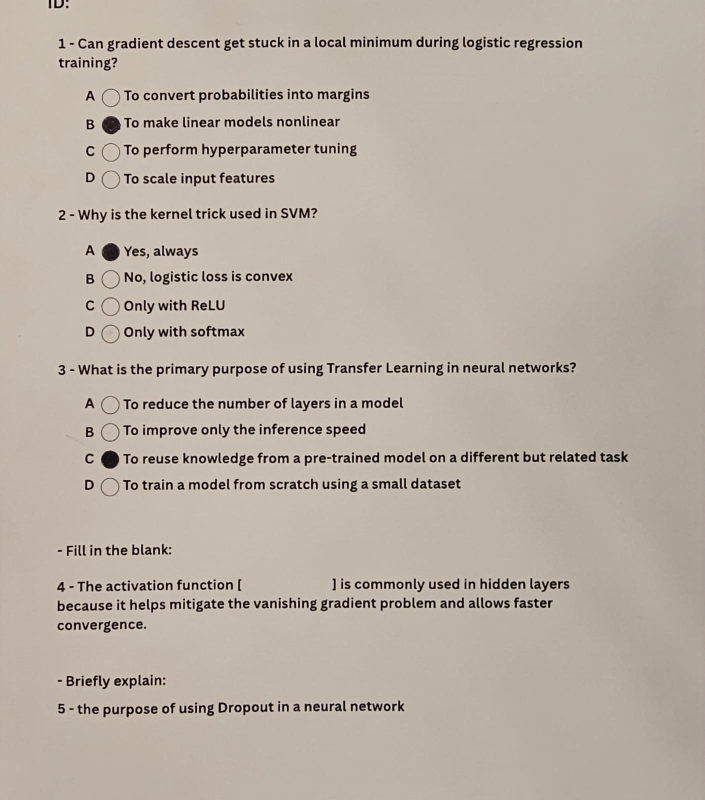
#> input picture exameye.client/content/image8.JPG, 1409 x 1600 px, found by its file name (shown at 1/2 size)
$ jupyter execute MCQ_Grading.ipynb
#> lines starting #> are read from the running program, lines starting #| are printed output that depends on the picture; after the words box and inside, x2 and y2 are one past the last pixel; in counts of white or black regions, pixels touching at a corner belong together
[cell 1]
import matplotlib.pyplot as plt

[cell 2]
# !brew install tesseract

[cell 3]
# [150 lines of commented-out code are left out]

[cell 4]
import cv2
import numpy as np
import matplotlib.pyplot as plt
from collections import defaultdict
import math

# =========================================
# 1. PARAMETERS
# =========================================
IMG_PATH       = "../content/image8.jpg"
NUM_QUESTIONS  = 3
CHOICES_PER_Q  = 4
ANSWER_KEY     = {1:["A"], 2:["A"], 3:["C"]}
FILL_RATIO_MIN = 0.5   # >50% fill to count

# =========================================
# 2. LOAD & RESIZE
# =========================================
orig    = cv2.imread(IMG_PATH)
#> orig is the input picture: shape (1600, 1409, 3); mean B, G, R 163.4, 174.6, 185.1
assert orig is not None, "Image not found."
resized = cv2.resize(orig, (800, int(orig.shape[0]*800/orig.shape[1])))
gray    = cv2.cvtColor(resized, cv2.COLOR_BGR2GRAY)

# =========================================
# 3. THRESHOLD FOR FILL DETECTION
# =========================================
blur   = cv2.GaussianBlur(gray, (7,7), 0)
thresh = cv2.adaptiveThreshold(
    blur, 255,
    cv2.ADAPTIVE_THRESH_GAUSSIAN_C,
    cv2.THRESH_BINARY_INV,
    11, 2
)
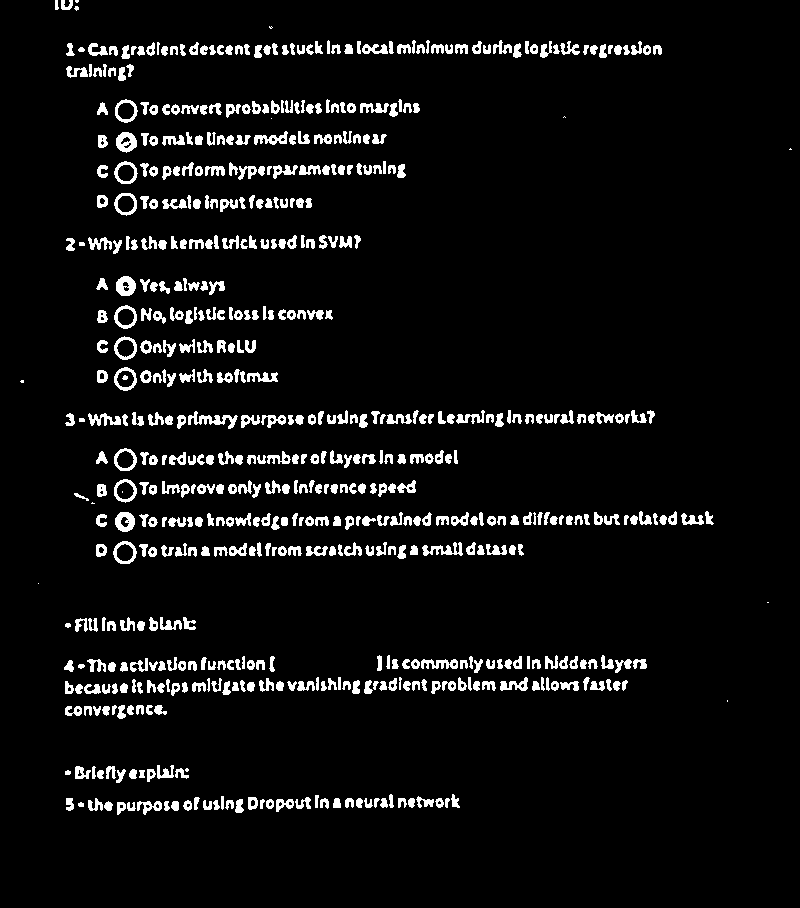
#> thresh: shape (908, 800); 6.1% white; 607 white regions (13 under 20 px)

# =========================================
# 4. FIND BUBBLE CANDIDATES (STRICT RADIUS)
# =========================================
cnts, _    = cv2.findContours(thresh, cv2.RETR_EXTERNAL, cv2.CHAIN_APPROX_SIMPLE)
#> cnts = 605 contours, 26 with area under 20; largest, box (x1, y1, x2, y2) and area: (113, 541, 137, 564) 395, (114, 336, 137, 360) 392, (114, 479, 137, 503) 391, (114, 367, 137, 391) 389, (114, 305, 137, 329) 389
candidates = []
for c in cnts:
    area = cv2.contourArea(c)
    if not (200 < area < 5000):
        continue
    (x,y), r = cv2.minEnclosingCircle(c)
    # <<< TIGHTER RADIUS FILTER >>>
    if not (8 < r < 15):
        continue
    candidates.append((int(x), int(y), int(r)))
#> this loop made 605 passes
#> area on passes 1, 2, 4: 34.5, 70.5, 53.5
#> after the loop, candidates = [(124, 552, 11), (124, 521, 10), (124, 490, 11), (125, 459, 11), (125, 378, 11), (125, 347, 11), (125, 316, 11), (125, 285, 10), (125, 203, 11), (125, 172, 11), (126, 142, 10), (125, 110, 11)]

print(f"🟢 Candidate bubbles found: {len(candidates)}")
#| 🟢 Candidate bubbles found: 12

# debug: draw candidates
dbg = resized.copy()
for x,y,r in candidates:
    cv2.circle(dbg, (x,y), r, (255,0,0), 2)
#> this loop made 12 passes
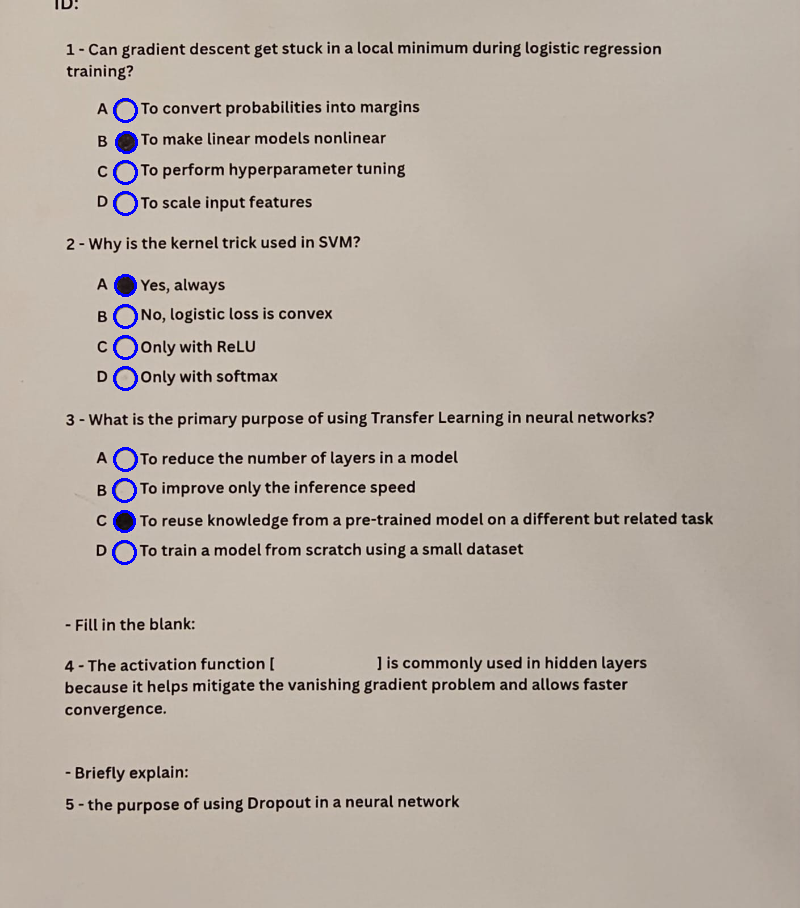
#> dbg: shape (908, 800, 3); mean B, G, R 163.8, 174.1, 184.5
plt.figure(figsize=(4,4))
plt.imshow(cv2.cvtColor(dbg,cv2.COLOR_BGR2RGB))
plt.title("All Candidate Bubbles (Strict Radius)"); plt.axis("off")

# =========================================
# 5. FILTER TO ONLY FILLED CIRCLES
# =========================================
filled = []
for idx,(x,y,r) in enumerate(candidates, start=1):
    mask      = np.zeros_like(gray)
    cv2.circle(mask, (x,y), r, 255, -1)
    filled_px = cv2.countNonZero(cv2.bitwise_and(thresh, thresh, mask=mask))
    circle_area = math.pi * (r**2)
    ratio     = filled_px / circle_area
    print(f"Circle#{idx} @({x},{y}) r={r}: ratio={ratio:.2f}")
    if ratio > FILL_RATIO_MIN:
        filled.append((x,y,r))
#> this loop made 12 passes
#> (x, y, r, filled_px, circle_area, ratio) on passes 1 to 8: (124, 552, 11, 162, 380.1, 0.426), (124, 521, 10, 257, 314.2, 0.818), (124, 490, 11, 159, 380.1, 0.418), (125, 459, 11, 164, 380.1, 0.431), (125, 378, 11, 185, 380.1, 0.487), (125, 347, 11, 160, 380.1, 0.421), (125, 316, 11, 167, 380.1, 0.439), (125, 285, 10, 267, 314.2, 0.85)
#> (printed output is left out)
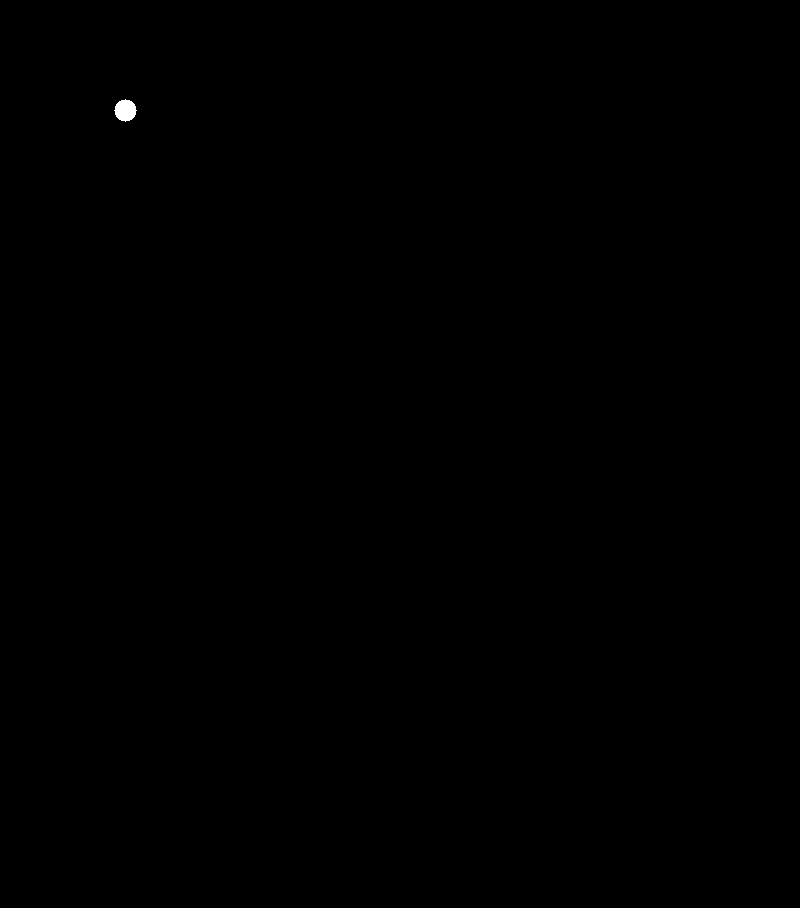
#> mask: shape (908, 800); 0.05% white; 1 white region, box (x1, y1, x2, y2) and area: (114, 99, 137, 122) 377
#> after the loop, filled = [(124, 521, 10), (125, 285, 10), (126, 142, 10)]

print(f"✅ Filled circles retained: {len(filled)}")
#| ✅ Filled circles retained: 3

# debug: draw only filled
dbg2 = resized.copy()
for x,y,r in filled:
    cv2.circle(dbg2, (x,y), r, (0,255,0), 2)
#> this loop made 3 passes
#> y on passes 1 to 3: 521, 285, 142
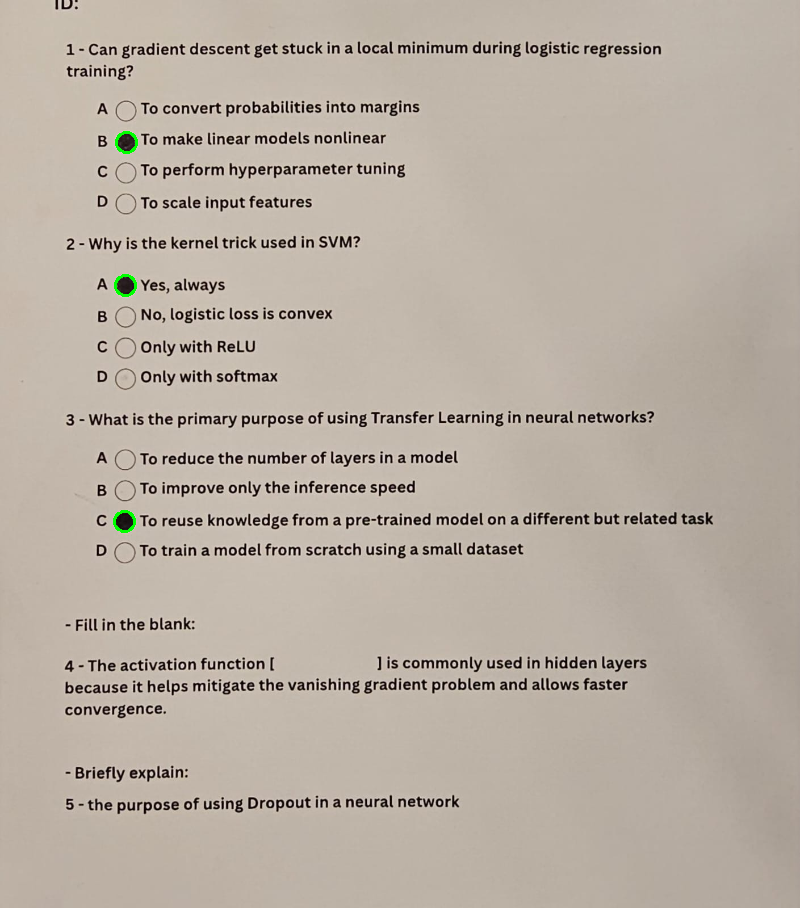
#> dbg2: shape (908, 800, 3); mean B, G, R 163.3, 174.7, 184.9
plt.figure(figsize=(4,4))
plt.imshow(cv2.cvtColor(dbg2,cv2.COLOR_BGR2RGB))
plt.title("Filled-in Bubbles"); plt.axis("off")

# =========================================
# 6. SORT FILLED CIRLCES INTO QUESTIONS
# =========================================
assert len(filled) >= NUM_QUESTIONS, f"Expected ≥{NUM_QUESTIONS}, got {len(filled)}"
filled.sort(key=lambda t: t[1])   # top→bottom
filled = filled[:NUM_QUESTIONS]
#> filled = [(126, 142, 10), (125, 285, 10), (124, 521, 10)]

# =========================================
# 7. ASSIGN LETTER BY COUNTING UNFILLED ABOVE
# =========================================
# rebuild row groups from candidates
groups = defaultdict(list)
for x,y,r in candidates:
    row = min(range(len(filled)), key=lambda i: abs(filled[i][1]-y))
    groups[row].append((x,y,r))
#> this loop made 12 passes
#> (x, y, r, row) on passes 1 to 8: (124, 552, 11, 2), (124, 521, 10, 2), (124, 490, 11, 2), (125, 459, 11, 2), (125, 378, 11, 1), (125, 347, 11, 1), (125, 316, 11, 1), (125, 285, 10, 1)

student_answers = {}
for qi, (fx,fy,fr) in enumerate(filled, start=1):
    row = groups[qi-1]
    # count unfilled bubble _candidates_ above the filled one
    above_count = sum(1 for (_, y0, _) in row if y0 < fy)
    above_count = min(above_count, CHOICES_PER_Q-1)
    choice = chr(65 + above_count)
    student_answers[qi] = [choice]
    print(f"🧪 Q{qi}: filled at y={fy}, unfilled above={above_count} → {choice}, correct={ANSWER_KEY[qi][0]}")
#> this loop made 3 passes
#> (fx, fy, above_count, choice) on passes 1 to 3: (126, 142, 1, 'B'), (125, 285, 0, 'A'), (124, 521, 2, 'C')
#> (printed output is left out)
#> after the loop, student_answers = {1: ['B'], 2: ['A'], 3: ['C']}

# =========================================
# 8. SCORING
# =========================================
score = sum(set(student_answers[q])==set(ANSWER_KEY[q])
            for q in ANSWER_KEY)
#> score = 2
print(f"\n📋 Student Answers: {student_answers}")
#| 📋 Student Answers: {1: ['B'], 2: ['A'], 3: ['C']}
print(f"🏁 Final Score: {score} / {NUM_QUESTIONS}")
#| 🏁 Final Score: 2 / 3

# =========================================
# 9. VISUALIZE FINAL
# =========================================
vis = resized.copy()
for qi,(x,y,r) in enumerate(filled, start=1):
    col = (0,255,0) if student_answers[qi]==ANSWER_KEY[qi] else (0,0,255)
    cv2.circle(vis, (x,y), r, col, 3)
    cv2.putText(vis, student_answers[qi][0], (x-r, y-5),
                cv2.FONT_HERSHEY_SIMPLEX, 0.8, col, 2)
#> this loop made 3 passes
#> (x, y, col) on passes 1 to 3: (126, 142, (0, 0, 255)), (125, 285, (0, 255, 0)), (124, 521, (0, 255, 0))
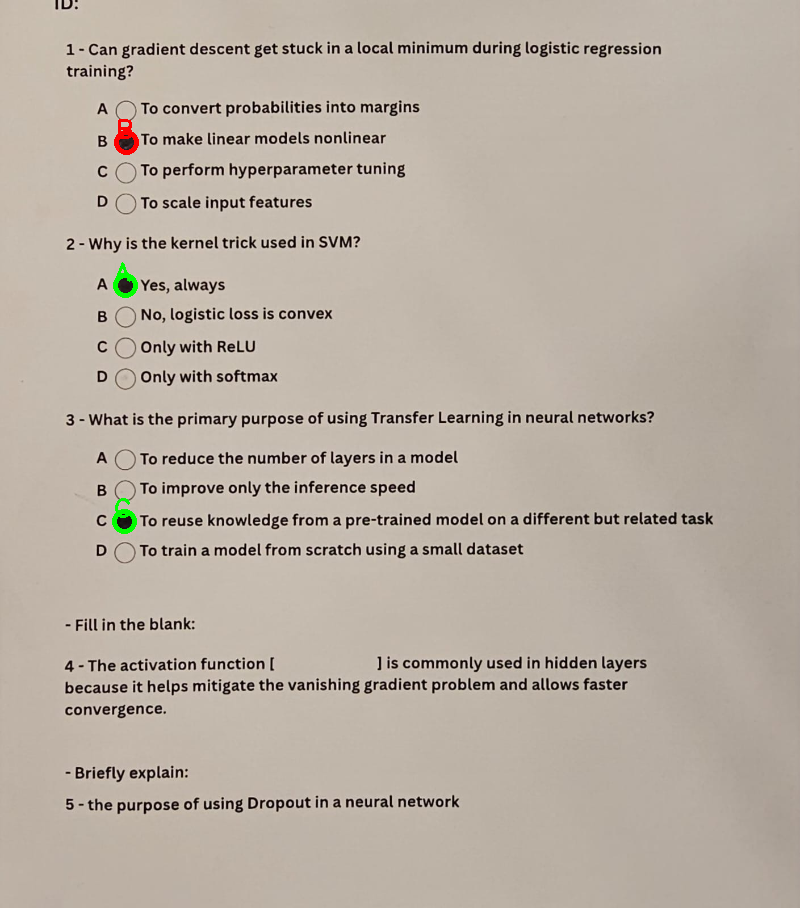
#> vis: shape (908, 800, 3); mean B, G, R 163.2, 174.6, 184.9

plt.figure(figsize=(6,6))
plt.imshow(cv2.cvtColor(vis,cv2.COLOR_BGR2RGB))
plt.title("✅ Final Selections"); plt.axis("off")
plt.show()

$ run again, with exameye.client/content/image.jpeg copied over exameye.client/content/image8.JPG
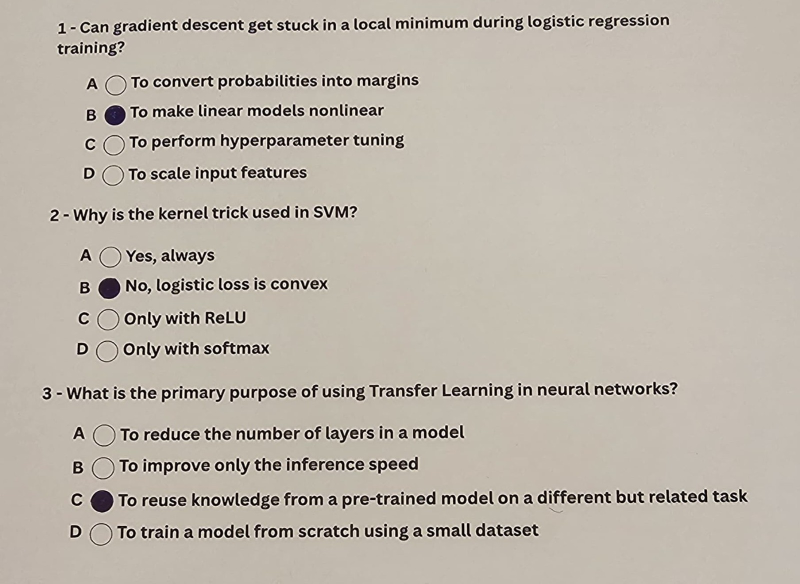
#> input picture exameye.client/content/image.jpeg, 1600 x 1167 px, found by its file name (shown at 1/2 size)
#> orig is the input picture: shape (1167, 1600, 3); mean B, G, R 170.7, 181.5, 189
#> `thresh = cv2.adaptiveThreshold( blur, 255, cv2.ADAPTIVE_THRESH_GAUSSIA..`:
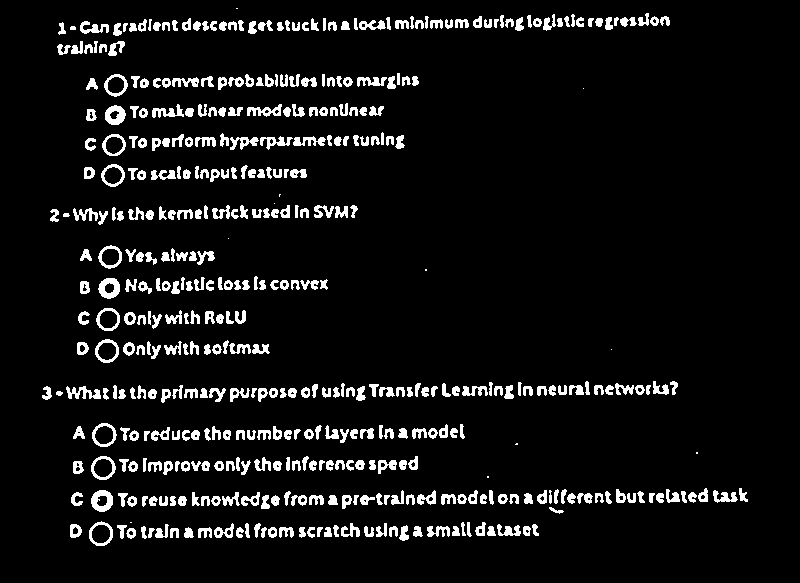
#> thresh: shape (583, 800); 7.3% white; 456 white regions (11 under 20 px)
#> cnts = 456 contours, 19 with area under 20; largest, box (x1, y1, x2, y2) and area: (89, 521, 113, 546) 436, (91, 456, 116, 480) 432, (92, 423, 117, 447) 428, (95, 339, 119, 363) 416, (96, 308, 120, 331) 406
#> the loop `for c in cnts:` made 456 passes
#> area on passes 1 to 3: 45.5, 28, 68.5
#> after the loop `for c in cnts:`: candidates = [(100, 533, 12), (101, 500, 11), (102, 467, 12), (103, 434, 12), (106, 350, 12), (107, 318, 11), (108, 287, 11), (109, 256, 11), (112, 174, 11), (113, 144, 11), (114, 114, 10), (115, 84, 11)]
#| 🟢 Candidate bubbles found: 12
#> the loop `for x,y,r in candidates:` made 12 passes
#> the loop `for idx,(x,y,r) in enumerate(candidates, start=1):` made 12 passes
#> (x, y, r, filled_px, circle_area, ratio) on passes 1 to 8: (100, 533, 12, 166, 452.4, 0.367), (101, 500, 11, 284, 380.1, 0.747), (102, 467, 12, 170, 452.4, 0.376), (103, 434, 12, 170, 452.4, 0.376), (106, 350, 12, 181, 452.4, 0.4), (107, 318, 11, 127, 380.1, 0.334), (108, 287, 11, 272, 380.1, 0.716), (109, 256, 11, 140, 380.1, 0.368)
#> (printed output is left out)
#> after the loop `for idx,(x,y,r) in enumerate(candidates, start=1):`: filled = [(101, 500, 11), (108, 287, 11), (114, 114, 10)]
#| ✅ Filled circles retained: 3
#> the loop `for x,y,r in filled:` made 3 passes
#> `filled = filled[:NUM_QUESTIONS]`: filled = [(114, 114, 10), (108, 287, 11), (101, 500, 11)]
#> the loop `for x,y,r in candidates:` made 12 passes
#> (x, y, r, row) on passes 1 to 8: (100, 533, 12, 2), (101, 500, 11, 2), (102, 467, 12, 2), (103, 434, 12, 2), (106, 350, 12, 1), (107, 318, 11, 1), (108, 287, 11, 1), (109, 256, 11, 1)
#> the loop `for qi, (fx,fy,fr) in enumerate(filled, start=1):` made 3 passes
#> (fx, fy, fr, above_count, choice) on passes 1 to 3: (114, 114, 10, 1, 'B'), (108, 287, 11, 1, 'B'), (101, 500, 11, 2, 'C')
#> (printed output is left out)
#> after the loop `for qi, (fx,fy,fr) in enumerate(filled, start=1):`: student_answers = {1: ['B'], 2: ['B'], 3: ['C']}
#> score = 1
#| 📋 Student Answers: {1: ['B'], 2: ['B'], 3: ['C']}
#| 🏁 Final Score: 1 / 3
#> the loop `for qi,(x,y,r) in enumerate(filled, start=1):` made 3 passes
#> (x, y, r, col) on passes 1 to 3: (114, 114, 10, (0, 0, 255)), (108, 287, 11, (0, 0, 255)), (101, 500, 11, (0, 255, 0))
#> after the loop `for qi,(x,y,r) in enumerate(filled, start=1):`:
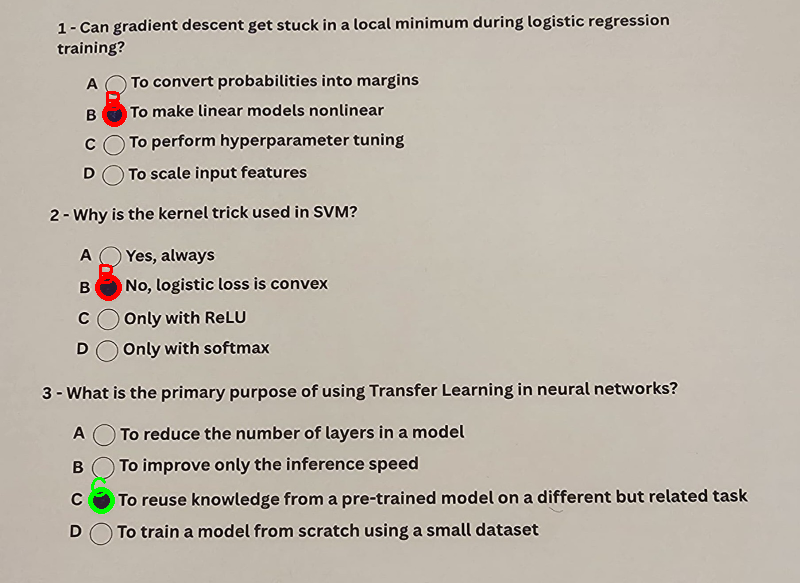
#> vis: shape (583, 800, 3); mean B, G, R 170.3, 181.2, 189
